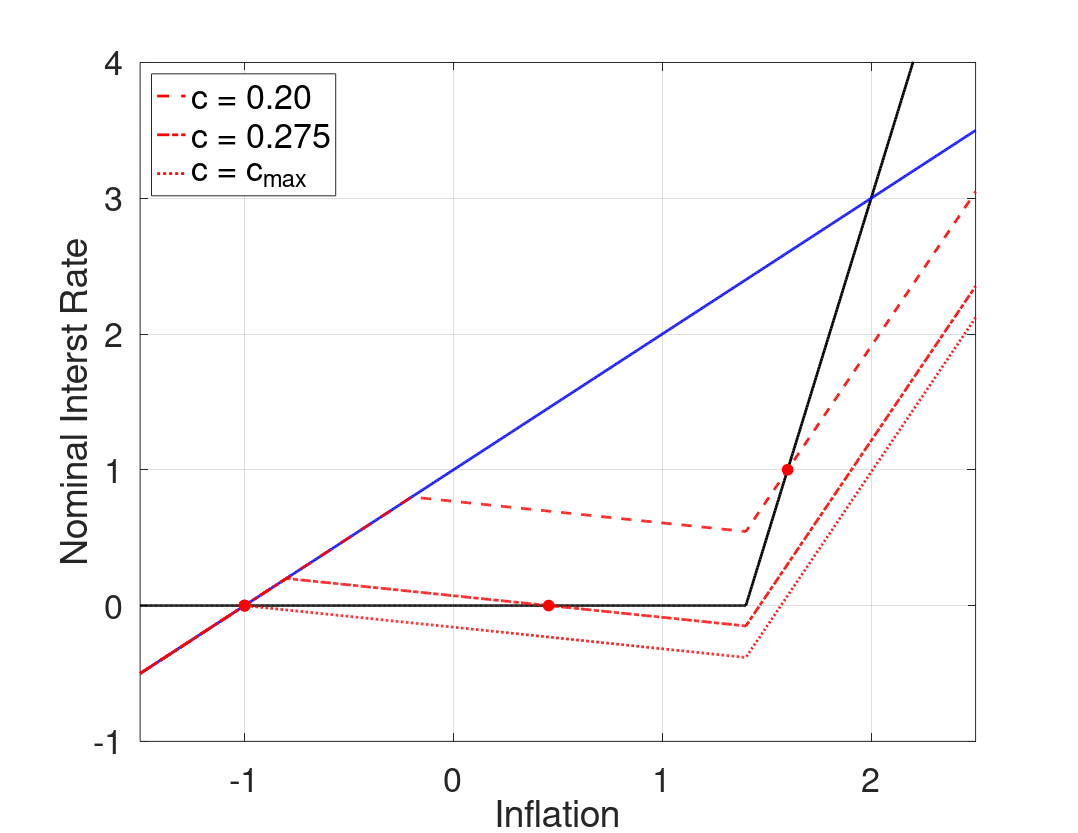

Recreate this plot in MATLAB.
%--------------------------------------------------------------------------
% File Name: RAFR_cPHIpi_h_pitarg.m
% Author: Philip Coyle
% Date Created: 01/07/2019
% cd /mq/philipprojects/RA_Work/Taisuke_Nakata/Zero_Lower_Bound/DeflationaryRegime/Uncertainty/Draft/Figs/iid/3state_iid_shock/RAFR
% RAFR_cPHIpi_h_pitarg
%--------------------------------------------------------------------------

clear all
close all
clc

%% Model Calibration
cBET = 1/1.0025;
cSIGMA = 1;
cKAPPA = 0.02;
cPHIpi = 5;
cRstar = 1/400;
cPItarg = 2/400;
p_m = 0.5; %Probability of being in the middle state 

cSHOCK_lb =((cPItarg + cRstar)*(cPHIpi - 1))/(cKAPPA*cPHIpi*cSIGMA);
cSHOCK_ub =((cPItarg + cRstar)*(cKAPPA*cPHIpi*cSIGMA + 1))/(cKAPPA*cPHIpi*cSIGMA);
cSHOCK_bound = -(2*(cPItarg + cRstar)*(cPHIpi - 1)*(cKAPPA*cPHIpi*cSIGMA + 1))/(cKAPPA*cPHIpi^2*cSIGMA*(cKAPPA*cSIGMA + 1)*(p_m - 1));
cSHOCK_grid = [0.2, 0.275 max([cSHOCK_lb,cSHOCK_ub,cSHOCK_bound])];

%% Housekeeping
% Set Grid Intervals
pi_m_low = -1.5/400;
pi_m_high = 2.5/400;
numgrid = 1001;
pi_m = linspace(pi_m_low,pi_m_high, numgrid)';

% Allocate Space
inx_ub = zeros(length(cSHOCK_grid),1);
pi_ub_zlb = zeros(length(cSHOCK_grid),1);
inx_lb = zeros(length(cSHOCK_grid),1);
pi_lb_zlb = zeros(length(cSHOCK_grid),1);
rafr = zeros(numgrid,length(cSHOCK_grid));


% Find max inflation that leads to ZLB binding
bound = (-cRstar - cPItarg*(1-cPHIpi))/cPHIpi;

inx_m = find(min(abs(pi_m - bound)) == abs(pi_m - bound));
% Find pi_m point where middle state interst rate binds
pi_m_zlb = pi_m(inx_m);

% Taylor Rule
tr = max(0,cRstar + cPItarg + cPHIpi*(pi_m - cPItarg));

% 'Riskless' Fisher Relation
fr = pi_m + cRstar;

for j = 1:length(cSHOCK_grid)
    cSHOCK = cSHOCK_grid(j);
    %% Policy Functions from below (Assume middle state interst rate binds)
    % Low  High state inflation & expected inflation (as functions of middle state inflation)
    pi_l_b = pi_m - cKAPPA*cSIGMA*cSHOCK;
    pi_h_b = (pi_m - cKAPPA*cSIGMA*(cRstar + cPItarg*(1-cPHIpi)- cSHOCK))/(1+cKAPPA*cSIGMA*cPHIpi);
    exp_pi_b = (1-p_m)/2*pi_l_b + p_m*pi_m + (1-p_m)/2*pi_h_b;

    % Low Middle and High state output & expected output (as functions of middle state inflation)
    y_m_b = (pi_m - cBET*exp_pi_b)/cKAPPA;
    y_l_b = y_m_b - cSIGMA*cSHOCK;
    y_h_b = y_m_b - cSIGMA*(cRstar + cPItarg + cPHIpi*(pi_h_b - cPItarg) - cSHOCK);
    exp_y_b = (1-p_m)/2*y_l_b + p_m*y_m_b + (1-p_m)/2*y_h_b;

    % Find pi_m point where high state interst rate binds
    inx_lb(j) = find(min(abs(pi_h_b - bound)) == abs(pi_h_b - bound));
    pi_lb_zlb(j) = pi_m(inx_lb(j));

    %% Policy Functions from above (Assume middle state interst rate does not bind)
   % Low  High state inflation & expected inflation (as functions of middle state inflation)
    pi_l_a = pi_m*(1+cKAPPA*cSIGMA*cPHIpi) + cKAPPA*cSIGMA*(-cPHIpi*cPItarg + cRstar + cPItarg - cSHOCK);
    pi_h_a = pi_m + (cKAPPA*cSIGMA*cSHOCK)/(1+cKAPPA*cSIGMA*cPHIpi);
    exp_pi_a = (1-p_m)/2*pi_l_a + p_m*pi_m + (1-p_m)/2*pi_h_a;

    % Low Middle and High state output & expected output (as functions of middle state inflation)
    y_m_a = (pi_m - cBET*exp_pi_a)/cKAPPA;
    y_l_a = y_m_a + cSIGMA*(cPHIpi*(pi_m - cPItarg) + cRstar + cPItarg - cSHOCK);
    y_h_a = y_m_a + cSIGMA*(cPHIpi*(pi_m - pi_h_a) + cSHOCK);
    exp_y_a = (1-p_m)/2*y_l_a + p_m*y_m_a + (1-p_m)/2*y_h_a;

    % Find pi_m point where low state interst rate binds
    inx_ub(j) = find(min(abs(pi_l_a - bound)) == abs(pi_l_a - bound));
    pi_ub_zlb(j) = pi_m(inx_ub(j));

    %% Define Risk Adjusted Fisher Relationship   
    for i = 1:numgrid
        if pi_m(i) < pi_lb_zlb(j) || pi_m(i) > pi_ub_zlb(j)
            rafr(i,j) = pi_m(i) + cRstar;
        elseif pi_m(i) <= pi_m_zlb
            rafr(i,j) = cRstar + pi_m(i) + (exp_pi_b(i) - pi_m(i)) + 1/cSIGMA*(exp_y_b(i) - y_m_b(i));
        elseif pi_m(i) <= pi_ub_zlb(j)
            rafr(i,j) = cRstar + pi_m(i) + (exp_pi_a(i) - pi_m(i)) + 1/cSIGMA*(exp_y_a(i) - y_m_a(i));
        end
    end
end
        
%% Plotting
type = {'--','-.',':'};

fig(1) = figure(1);
grid on
box on
hold on
plot(400*pi_m, 400*tr,'Color','k','LineWidth',2);
plot(400*pi_m, 400*fr,'Color','b','LineWidth',2);
for j = 1:length(cSHOCK_grid)
    [~,inx] = sort(abs(tr - rafr(:,j)));
    if j == length(cSHOCK_grid)
        RSS = inx(1);    
    else
        RSS = inx(1:2);
        it = 2;
        while abs(RSS(1) - RSS(2)) <= 10
            RSS(2) = inx(it + 1);
            it = it + 1;
        end
    end
    h(j) = plot(400*pi_m, 400*rafr(:,j),'Color','r','LineStyle',type{j},'LineWidth',2);
    p1 = plot(400*pi_m(RSS(1)),400*rafr(RSS(1),j));
    if j ~= 3
        p2 = plot(400*pi_m(RSS(2)),400*rafr(RSS(2),j)); 
        set([p1 p2],'Marker','o','MarkerEdgeColor','r','MarkerFaceColor','r','MarkerSize',8)
    else
        set(p1,'Marker','o','MarkerEdgeColor','r','MarkerFaceColor','r','MarkerSize',8)
    end
end

xlabel('Inflation','FontSize',16)
ylabel('Nominal Interst Rate','FontSize',16)
set(gca,'Xlim',[400*pi_m(1), 400*pi_m(end)],'Ylim',[-1, 4],'FontSize',25)
L = legend([h(1) h(2) h(3)],'c = 0.20','c = 0.275','c = c_{max}');
set(L,'Location','NorthWest','Fontsize',25)

savedir = cd;
if ispc 
    savedir = fullfile(savedir, '..\..\..');
    savedir = strcat(savedir,'\Final\');
else
    savedir = fullfile(savedir, '../../..');
    savedir = strcat(savedir,'/Final/');
end

set(fig(1),'PaperOrientation','Landscape');
set(fig(1),'PaperPosition',[0 0 11 8.5]);
% print(fig(1),'-depsc','RAFR_cPHIpi_h_pitarg.eps');
print(fig(1),'-depsc',strcat(savedir,'RAFR_cPHIpi_h_pitarg.eps'));

